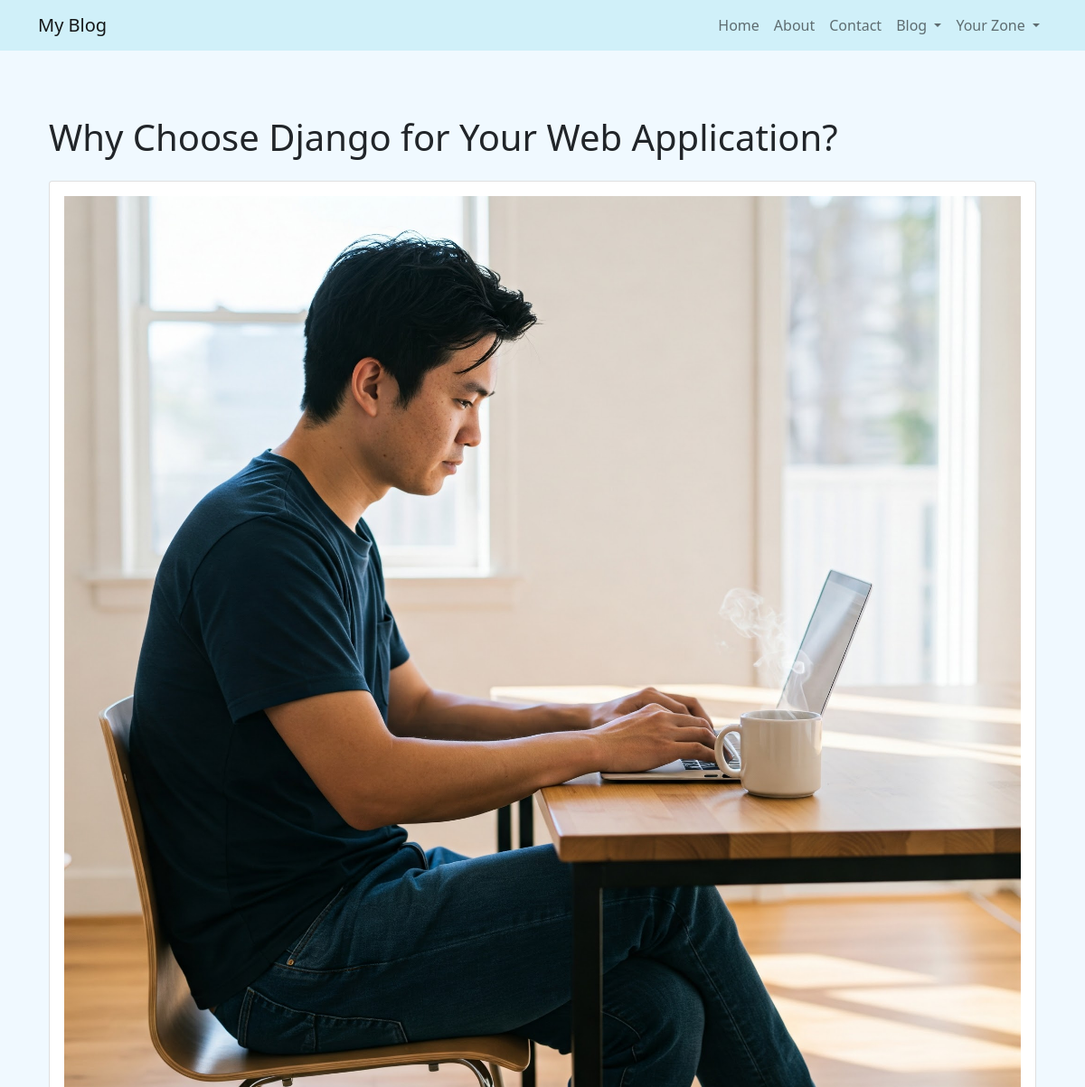
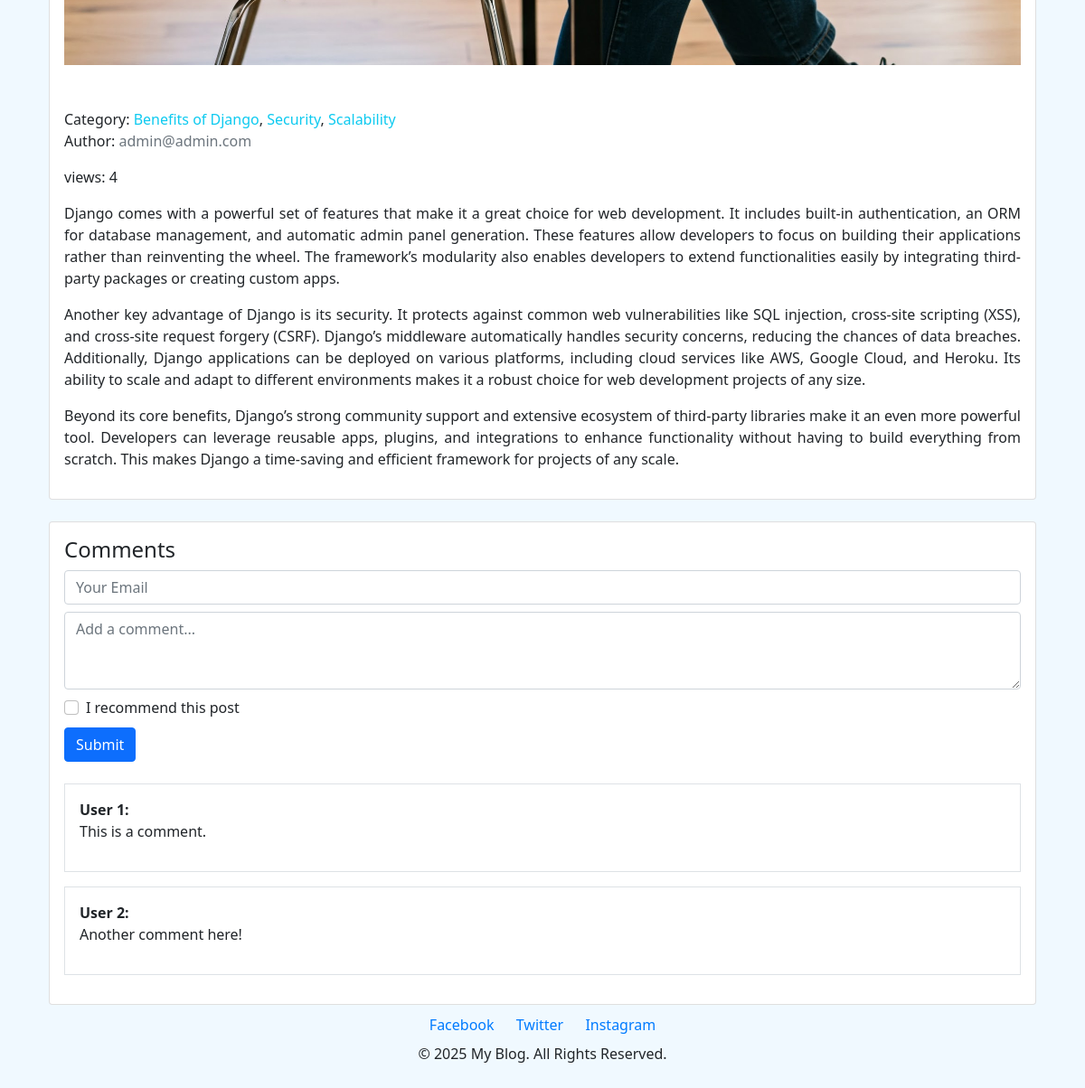
The app's page /blog/2/ with its own data (2 pictures, top to bottom).
### blog/models.py (models this page shows, shortened)
class Post(models.Model):
    STATUS_CHOICES = (
        ('drf', 'Draft'),
        ('pub', 'Published'),
    )
    image = models.ImageField(upload_to='blog/', blank=True, null=True)
    author = models.ForeignKey('accounts.Profile', on_delete=models.CASCADE)
    title = models.CharField(max_length=255)
    content = models.TextField()
    status = models.CharField(max_length=3, choices=STATUS_CHOICES, default='drf')
    counted_views = models.IntegerField(default=0)
    category = models.ManyToManyField('Category')
    created_date = models.DateTimeField(auto_now_add=True)
    updated_date = models.DateTimeField(auto_now=True)
    published_date = models.DateTimeField()
    def increment_counted_views(self):
        self.counted_views += 1
        self.save()

class Category(models.Model):
    name = models.CharField(max_length=255)
    def __str__(self):
        return self.name

### accounts/models.py (models this page shows, shortened)
class Profile(models.Model):
    user = models.ForeignKey(CustomUser, on_delete=models.CASCADE)
    first_name = models.CharField(max_length=255)
    last_name = models.CharField(max_length=255)
    image = models.ImageField(upload_to='profile/', blank=True, null=True)
    description = models.TextField()
    created_date = models.DateTimeField(auto_now_add=True)
    updated_date = models.DateTimeField(auto_now=True)
    def __str__(self):
        return self.user.email

class CustomUser(AbstractBaseUser, PermissionsMixin):
    email = models.EmailField(max_length=255, unique=True)
    is_superuser = models.BooleanField(default=False)
    is_staff = models.BooleanField(default=False)
    is_active = models.BooleanField(default=True)
    created_date = models.DateTimeField(auto_now_add=True)
    updated_date = models.DateTimeField(auto_now=True)
    USERNAME_FIELD = 'email'
    objects = CustomUserManager()

### blog/views.py (the view)
# urls.py: path('<int:pk>/', views.PostDetailView.as_view(), name="post_detail"),
class PostDetailView(DetailView):
    template_name = 'blog/post_detail.html'
    context_object_name = 'post'
    queryset = Post.objects.filter(status='pub', published_date__lte=timezone.now())
    def get(self, request, *args, **kwargs):
        post = self.get_object()
        post.increment_counted_views()
        return super().get(request, *args, **kwargs)

### templates/blog/post_detail.html (shortened to what this page needs)
{% extends '_base.html' %}
{% load humanize %}
{% block content %}
<div class="container mt-5">
    <h1 class="mb-4">{{post.title}}</h1>
    <div class="card mb-4">
        <div class="card-body">
            {% if post.image %}
            <div class="d-flex justify-content-center align-items-center">
            <img src="{{post.image.url}}" class="img-fluid mb-4 " alt="Post Image">
            </div>
            {% endif %}<br>
            <snap class="card-text">Category:
                {% for category in post.category.all %}
                 <a  class="text-decoration-none link-info" href="{% url 'blog:post_category' category.name %}">{{category}}</a>{% if not forloop.last %}, {% endif %}
                {% endfor %}</snap>
            <p class="card-text">Author: <a class="text-decoration-none link-secondary" href="{% url 'blog:post_author' post.author %}">{{ post.author }}</a></p>
            <p class="card-text">views: {{ post.counted_views|intcomma }}</p>
            <p>{{post.content|safe}}</p>
        </div>
    </div>
    <div class="card">
        <div class="card-body">
            <h4>Comments</h4>
            <div class="mb-3">
                <input type="email" class="form-control mb-2" placeholder="Your Email">
                <textarea class="form-control" rows="3" placeholder="Add a comment..."></textarea>
                <div class="form-check mt-2">
                    <input class="form-check-input" type="checkbox" id="recommend">
                    <label class="form-check-label" for="recommend">I recommend this post</label>
                </div>
                <button class="btn btn-primary mt-2">Submit</button>
            </div>
            <div class="mt-4">
                <div class="border p-3 mb-3">
                    <strong>User 1:</strong>
                    <p>This is a comment.</p>
                </div>
                <div class="border p-3 mb-3">
                    <strong>User 2:</strong>
                    <p>Another comment here!</p>
                </div>
            </div>
        </div>
    </div>
</div>
{% endblock content %}

### templates/_base.html (style rules this page uses)
body { background-color: #f0f9ff; display: flex; flex-direction: column; min-height: 100vh; }

### records on screen
Post: title "Why Choose Django for Your Web Application?", image (picture), author "admin@admin.com", counted_views "4", content "Django comes with a powerful set of features that make it a great choice for web development. It includes built-in authentication, an ORM for database management, and automatic admin panel generation. These features allow developers to focus on building their applications rather than reinventing the wheel. The framework’s modularity also enables developers to extend functionalities easily by integrating third-party packages or creating custom apps. Another key advantage of Django is its security. It protects against common web vulnerabilities like SQL injection, cross-site scripting (XSS), and cross-site request forgery (CSRF). Django’s middleware automatically handles security concerns,…"
Category: name "Benefits of Django"
Category: name "Security"
Category: name "Scalability"
